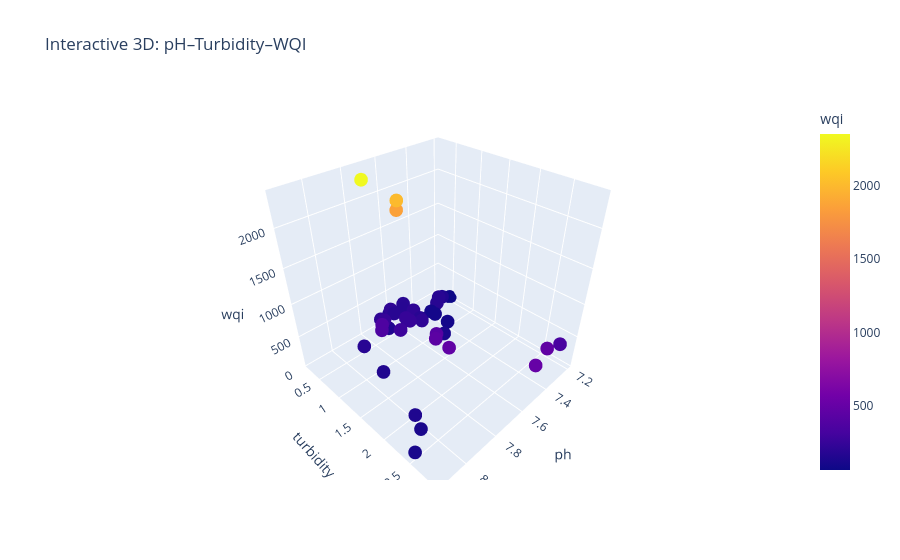

Write notebook code for a chart like this one.
### Code cell
import plotly.express as px

fig = px.scatter_3d(
    df_wqi,
    x='ph',
    y='turbidity',
    z='wqi',
    color='wqi',
    title='Interactive 3D: pH–Turbidity–WQI'
)

fig.show()

### Figure 1 — Plotly figure (JSON) as saved in the notebook; plotly's stock layout.template omitted (floating-point values rounded to 4 significant figures)
{"data": [{"hovertemplate": "ph=%{x}<br>turbidity=%{y}<br>wqi=%{marker.color}<extra></extra>", "legendgroup": "", "marker": {"color": [122.9, 153.6, 184.3, 153.1, 213.5, 213.9, 152.4, 179.7, 182.9, 61.7, 92.45, 92.58, 183.0, 183.3, 213.7, 213.1, 243.8, 274.3, 243.6, 364.7, 364.9, 93.83, 122.8, 150.2, 182.5, 213.3, 243.6, 152.3, 182.6, 182.8, 142.1, 118.1, 115.5, 339.7, 471.5, 501.7, 411.1, 442.4, 472.5, 2354.0, 1859.0, 2004.0], "coloraxis": "coloraxis", "symbol": "circle"}, "mode": "markers", "name": "", "scene": "scene", "showlegend": false, "type": "scatter3d", "x": [7.5, 7.7, 7.9, 7.61, 7.6, 7.7, 7.5, 7.53, 7.6, 7.2, 7.4, 7.4, 7.51, 7.52, 7.54, 7.51, 7.6, 7.7, 7.6, 7.77, 7.8, 7.4, 7.5, 7.94, 7.5, 7.7, 7.7, 7.27, 7.3, 7.35, 8.01, 8.04, 8.14, 7.21, 7.34, 7.49, 7.63, 7.67, 7.68, 7.78, 7.6, 7.61], "y": [0.4, 0.5, 0.6, 0.2, 0.21, 0.3, 0.2, 0.3, 0.3, 0.5, 0.6, 0.7, 0.5, 0.7, 0.8, 0.5, 0.7, 0.8, 0.6, 0.6, 0.7, 1.0, 1.2, 1.2, 0.2, 0.3, 0.4, 0.5, 0.5, 0.6, 2.1, 2.3, 2.5, 2.8, 2.8, 2.9, 1.4, 1.5, 1.8, 0.47, 0.51, 0.56], "z": [122.9, 153.6, 184.3, 153.1, 213.5, 213.9, 152.4, 179.7, 182.9, 61.7, 92.45, 92.58, 183.0, 183.3, 213.7, 213.1, 243.8, 274.3, 243.6, 364.7, 364.9, 93.83, 122.8, 150.2, 182.5, 213.3, 243.6, 152.3, 182.6, 182.8, 142.1, 118.1, 115.5, 339.7, 471.5, 501.7, 411.1, 442.4, 472.5, 2354.0, 1859.0, 2004.0]}], "layout": {"autosize": true, "coloraxis": {"colorbar": {"title": {"text": "wqi"}}, "colorscale": [[0, "#0d0887"], [0.1111, "#46039f"], [0.2222, "#7201a8"], [0.3333, "#9c179e"], [0.4444, "#bd3786"], [0.5556, "#d8576b"], [0.6667, "#ed7953"], [0.7778, "#fb9f3a"], [0.8889, "#fdca26"], [1, "#f0f921"]]}, "legend": {"tracegroupgap": 0}, "scene": {"aspectmode": "auto", "aspectratio": {"x": 1, "y": 1, "z": 1}, "domain": {"x": [0, 1], "y": [0, 1]}, "xaxis": {"title": {"text": "ph"}, "type": "linear"}, "yaxis": {"title": {"text": "turbidity"}, "type": "linear"}, "zaxis": {"title": {"text": "wqi"}, "type": "linear"}}, "title": {"text": "Interactive 3D: pH–Turbidity–WQI"}}}
